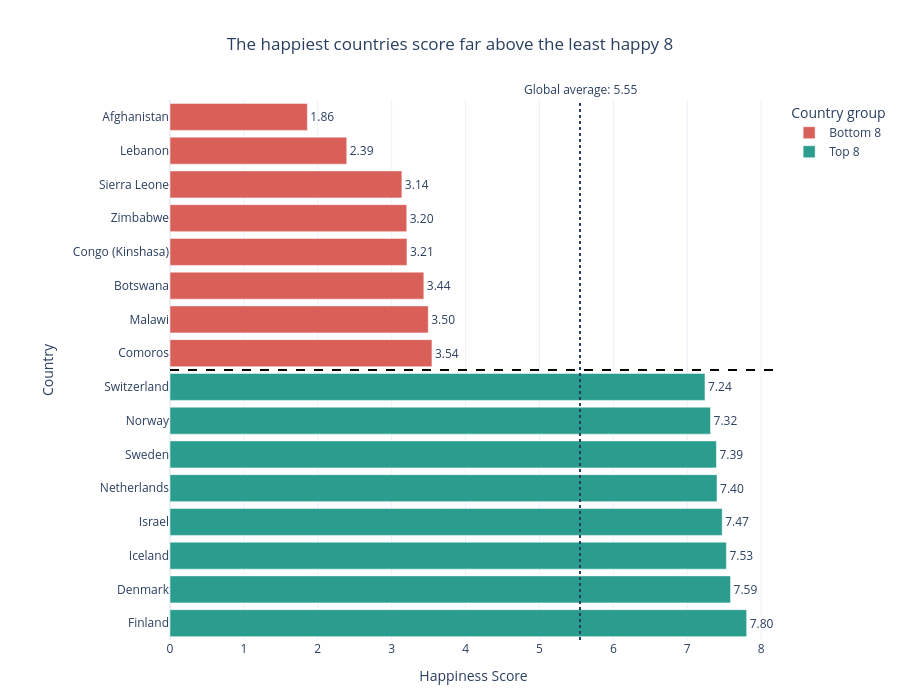

Notebook cell for this chart:
### Markdown cell above
---
## Task 2 — Bottom vs. Top: A Contrast Story

**What to build:** A bar chart that highlights the **gap between the happiest and least happy countries**.

**Requirements:**
- Show the top 8 AND bottom 8 countries together
- Use colour to distinguish the two groups
- Add a visual separator or annotation
- Use an insight title that tells the story of the gap

### Code cell
# Task 2: Top 8 vs Bottom 8 contrast

top8 = df.nlargest(8, 'Happiness_Score').copy()
top8['Group'] = 'Top 8'

bottom8 = df.nsmallest(8, 'Happiness_Score').copy()
bottom8['Group'] = 'Bottom 8'

combined = pd.concat([bottom8, top8]).sort_values('Happiness_Score')
global_avg = df['Happiness_Score'].mean()

print("Global average:", round(global_avg, 2))
print(combined[['Country', 'Happiness_Score', 'Group']])

fig = px.bar(
    combined,
    x='Happiness_Score',
    y='Country',
    orientation='h',
    color='Group',
    text='Happiness_Score',
    category_orders={'Country': combined['Country'].tolist()},
    color_discrete_map={'Bottom 8': '#D95F59', 'Top 8': '#2A9D8F'},
    title='The happiest countries score far above the least happy 8',
    labels={'Happiness_Score': 'Happiness Score', 'Country': 'Country', 'Group': 'Group'}
)

fig.update_traces(
    texttemplate='%{text:.2f}',
    textposition='outside',
    hovertemplate='<b>%{y}</b><br>Score: %{x:.2f}<br>%{fullData.name}<extra></extra>'
)

fig.update_xaxes(rangemode='tozero', showgrid=True, zeroline=True)

# Visual separator between the bottom 8 and top 8.
fig.add_shape(
    type='line',
    x0=0, x1=1, xref='paper',
    y0=7.5, y1=7.5,
    line=dict(color='black', width=2, dash='dash')
)

# Global-average reference line.
fig.add_vline(
    x=global_avg,
    line_dash='dot',
    line_width=2,
    annotation_text=f'Global average: {global_avg:.2f}',
    annotation_position='top'
)

fig.update_layout(
    template='plotly_white',
    height=700,
    margin=dict(l=170, r=110, t=100, b=60),
    title=dict(x=0.5, xanchor='center'),
    legend_title_text='Country group'
)

fig.show()

### Figure 1 — Plotly figure (JSON) as saved in the notebook; plotly's stock layout.template omitted (floating-point values rounded to 4 significant figures)
{"data": [{"hovertemplate": "<b>%{y}</b><br>Score: %{x:.2f}<br>%{fullData.name}<extra></extra>", "legendgroup": "Bottom 8", "marker": {"color": "#D95F59", "pattern": {"shape": ""}}, "name": "Bottom 8", "orientation": "h", "showlegend": true, "text": [1.859, 2.392, 3.138, 3.204, 3.207, 3.435, 3.495, 3.545], "textposition": "outside", "texttemplate": "%{text:.2f}", "type": "bar", "x": [1.859, 2.392, 3.138, 3.204, 3.207, 3.435, 3.495, 3.545], "xaxis": "x", "y": ["Afghanistan", "Lebanon", "Sierra Leone", "Zimbabwe", "Congo (Kinshasa)", "Botswana", "Malawi", "Comoros"], "yaxis": "y"}, {"hovertemplate": "<b>%{y}</b><br>Score: %{x:.2f}<br>%{fullData.name}<extra></extra>", "legendgroup": "Top 8", "marker": {"color": "#2A9D8F", "pattern": {"shape": ""}}, "name": "Top 8", "orientation": "h", "showlegend": true, "text": [7.24, 7.315, 7.395, 7.403, 7.473, 7.53, 7.586, 7.804], "textposition": "outside", "texttemplate": "%{text:.2f}", "type": "bar", "x": [7.24, 7.315, 7.395, 7.403, 7.473, 7.53, 7.586, 7.804], "xaxis": "x", "y": ["Switzerland", "Norway", "Sweden", "Netherlands", "Israel", "Iceland", "Denmark", "Finland"], "yaxis": "y"}], "layout": {"annotations": [{"showarrow": false, "text": "Global average: 5.55", "x": 5.549, "xanchor": "center", "xref": "x", "y": 1, "yanchor": "bottom", "yref": "y domain"}], "barmode": "relative", "height": 700, "legend": {"title": {"text": "Country group"}, "tracegroupgap": 0}, "margin": {"b": 60, "l": 170, "r": 110, "t": 100}, "shapes": [{"line": {"color": "black", "dash": "dash", "width": 2}, "type": "line", "x0": 0, "x1": 1, "xref": "paper", "y0": 7.5, "y1": 7.5}, {"line": {"dash": "dot", "width": 2}, "type": "line", "x0": 5.549, "x1": 5.549, "xref": "x", "y0": 0, "y1": 1, "yref": "y domain"}], "title": {"text": "The happiest countries score far above the least happy 8", "x": 0.5, "xanchor": "center"}, "xaxis": {"anchor": "y", "domain": [0.0, 1.0], "rangemode": "tozero", "showgrid": true, "title": {"text": "Happiness Score"}, "zeroline": true}, "yaxis": {"anchor": "x", "categoryarray": ["Finland", "Denmark", "Iceland", "Israel", "Netherlands", "Sweden", "Norway", "Switzerland", "Comoros", "Malawi", "Botswana", "Congo (Kinshasa)", "Zimbabwe", "Sierra Leone", "Lebanon", "Afghanistan"], "categoryorder": "array", "domain": [0.0, 1.0], "title": {"text": "Country"}}}}
